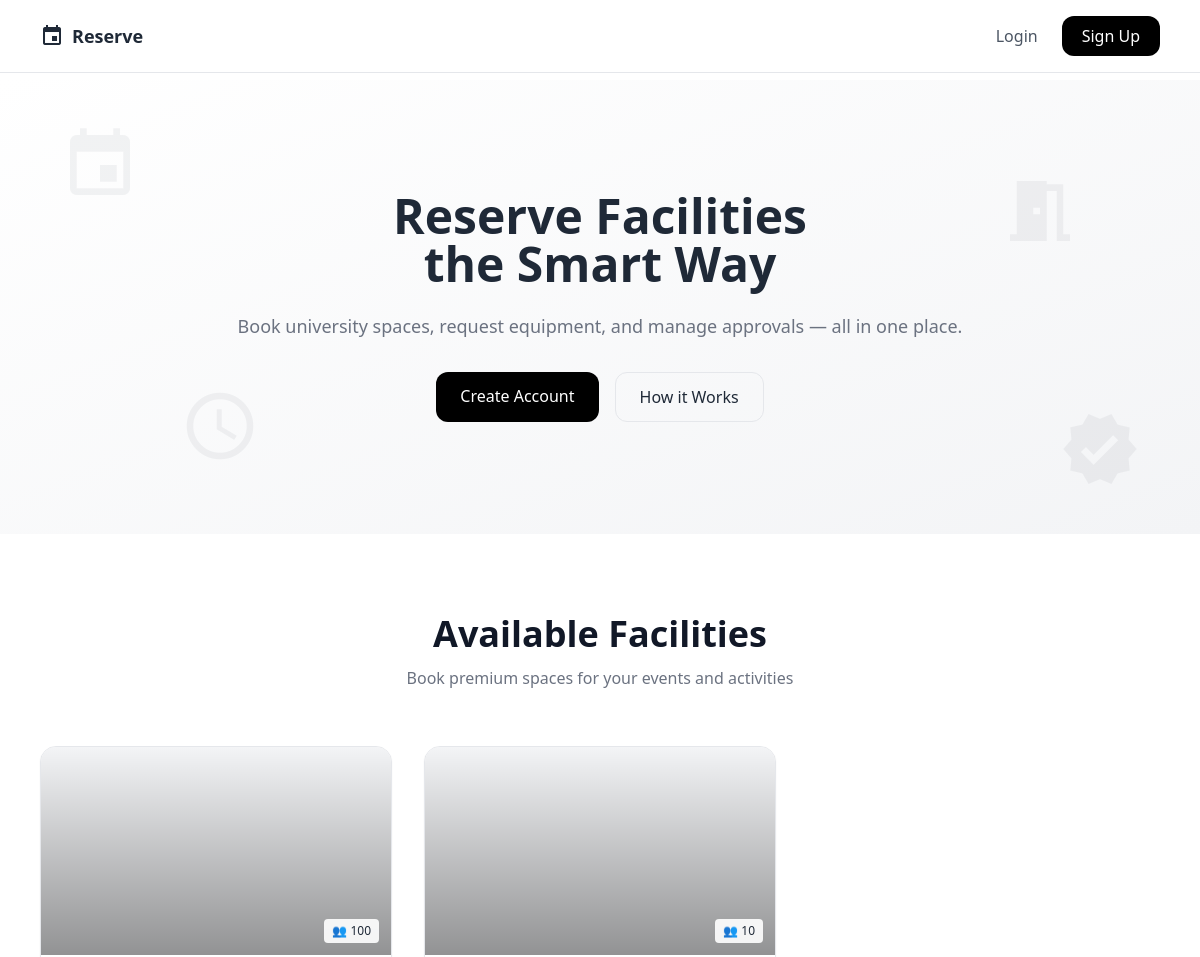
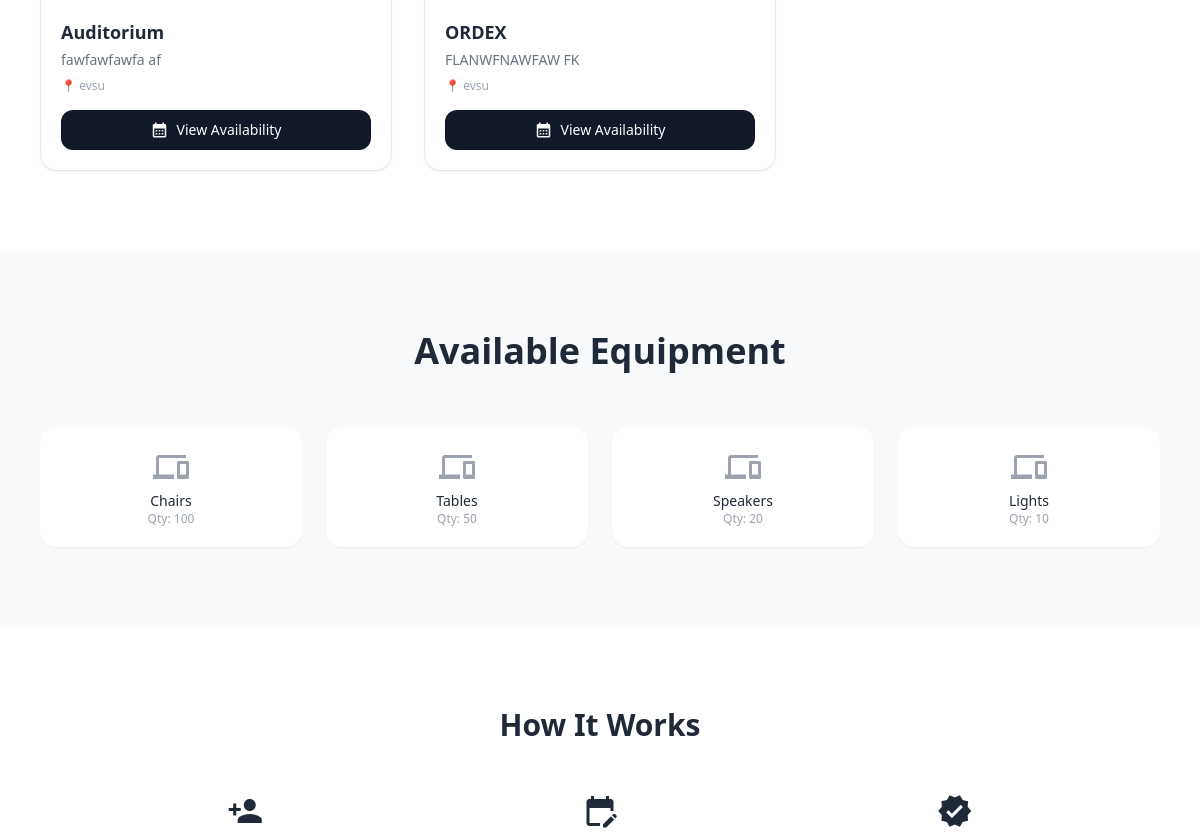
The app's page / (upper part), older data (2 pictures, top to bottom).
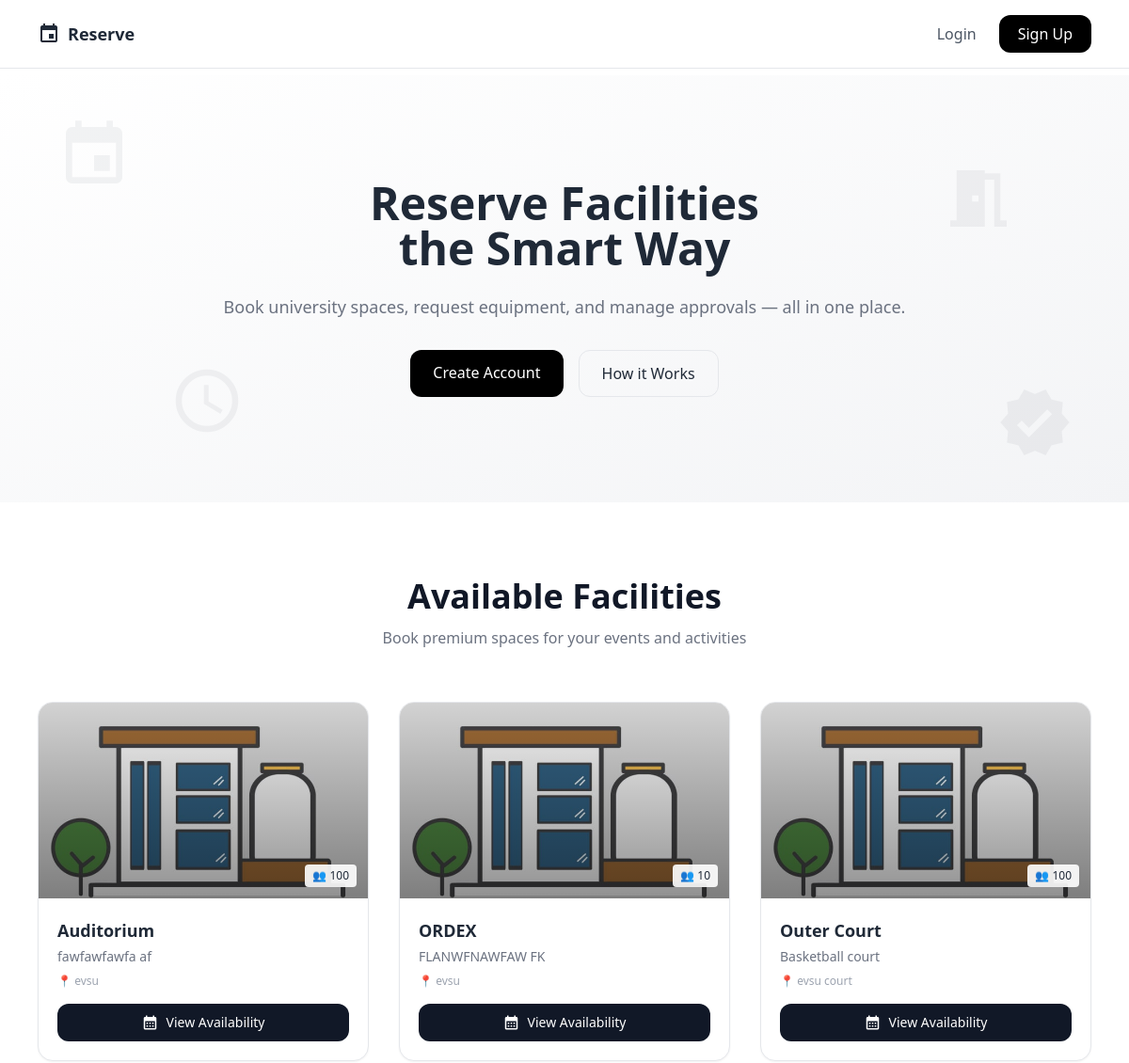
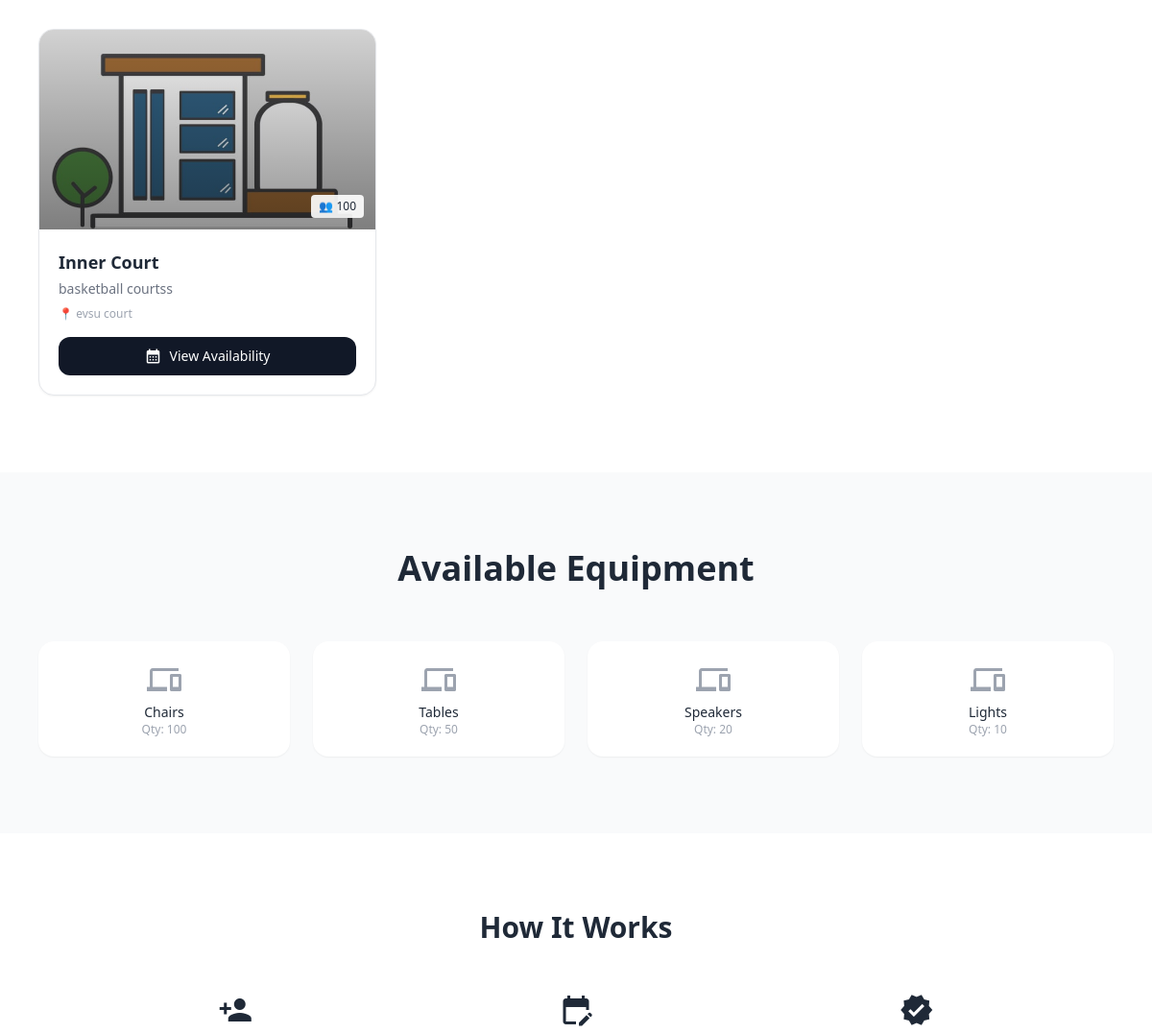
The same page, newer data (2 pictures, top to bottom).
### core/models.py (models this page shows, shortened)
class Facility(models.Model):
    name = models.CharField(max_length=100)
    description = models.TextField(blank=True)
    location = models.CharField(max_length=100, blank=True)
    capacity = models.PositiveIntegerField(null=True, blank=True)
    image = models.ImageField(
        upload_to='facilities/',
        blank=True,
        null=True,
        default='images/default.jpg'   # ✅ ADD THIS
    )
    is_active = models.BooleanField(default=True)

class Equipment(models.Model):
    name = models.CharField(max_length=100)
    description = models.TextField(blank=True)
    quantity = models.PositiveIntegerField(default=1)
    category = models.CharField(max_length=50, blank=True)
    image = models.ImageField(upload_to='equipment/', blank=True, null=True)
    is_active = models.BooleanField(default=True)

### core/views.py (the view)
# urls.py: 2. Add a URL to urlpatterns:  path('', views.home, name='home')
def home(request):
    facilities = Facility.objects.filter(is_active=True)
    equipments = Equipment.objects.filter(is_active=True)
    return render(request, 'core/home.html', {
        "facilities": facilities,
        "equipments": equipments
    })

### core/context_processors.py (called while the page is built)
def notifications(request):
    if request.user.is_authenticated:
        count = Notification.objects.filter(user=request.user, is_read=False).count()
    else:
        count = 0
    return {
        'unread_notifications_count': count
    }

### templates/core/home.html (shortened to what this page needs)
<!DOCTYPE html>
<html lang="en">
<head>
    <script src="https://cdn.tailwindcss.com"></script>
</head>
<body class="font-sans text-gray-800">
    <nav class="fixed top-0 w-full z-50 glass border-b">
        <div class="flex justify-between items-center px-6 md:px-10 py-4 max-w-7xl mx-auto">
            <div class="flex items-center gap-2">
                <span class="material-icons">event</span>
                <h1 class="font-semibold text-lg">Reserve</h1>
            </div>
            <div class="hidden md:flex space-x-6 items-center">
                <a href="{% url 'login' %}" class="text-gray-600 hover:text-black">Login</a>
                <a href="{% url 'register' %}" class="bg-black text-white px-5 py-2 rounded-xl hover:bg-gray-800">
                    Sign Up
                </a>
            </div>
        </div>
    </nav>
    <section class="hero-gradient text-center py-20 md:py-28 px-6 mt-20">
        <div class="hidden md:block">
            <span class="material-icons floating-icon icon1">event</span>
            <span class="material-icons floating-icon icon2">meeting_room</span>
            <span class="material-icons floating-icon icon3">schedule</span>
            <span class="material-icons floating-icon icon4">verified</span>
        </div>
        <div class="max-w-3xl mx-auto">
            <h2 class="text-3xl md:text-5xl font-semibold leading-tight">
                Reserve Facilities <br class="hidden md:block"> the Smart Way
            </h2>
            <p class="mt-6 text-gray-500 text-base md:text-lg">
                Book university spaces, request equipment, and manage approvals — all in one place.
            </p>
            <div class="mt-8 flex flex-col sm:flex-row justify-center gap-4">
                <a href="{% url 'register' %}" class="bg-black text-white px-6 py-3 rounded-xl hover:bg-gray-800">
                    Create Account
                </a>
                <a href="#how" class="border px-6 py-3 rounded-xl hover:bg-gray-100">
                    How it Works
                </a>
            </div>
        </div>
    </section>
    <section class="py-20 px-6 md:px-10 bg-white">
        <div class="max-w-7xl mx-auto">
            <div class="text-center mb-14">
                <h3 class="text-3xl md:text-4xl font-semibold text-gray-900">
                    Available Facilities
                </h3>
                <p class="text-gray-500 mt-3">
                    Book premium spaces for your events and activities
                </p>
            </div>
            <div class="grid sm:grid-cols-2 lg:grid-cols-3 gap-8">
                {% for f in facilities %}
                <div class="group bg-white rounded-2xl overflow-hidden border shadow-sm hover:shadow-xl transition">
                    <div class="h-52 overflow-hidden relative bg-gray-100">
                        {% if f.image %}
                        <img src="{{ f.image.url }}"
                            class="w-full h-full object-cover group-hover:scale-110 transition duration-500">
                        {% endif %}
                        <div class="absolute inset-0 bg-gradient-to-t from-black/40 to-transparent"></div>
                        {% if f.capacity %}
                        <div class="absolute bottom-3 right-3 bg-white/90 px-2 py-1 rounded text-xs">
                            👥 {{ f.capacity }}
                        </div>
                        {% endif %}
                    </div>
                    <div class="p-5 flex flex-col">
                        <h4 class="font-semibold text-lg">{{ f.name }}</h4>
                        <p class="text-sm text-gray-500 mt-1">
                            {{ f.description|default:"No description available." }}
                        </p>
                        <div class="text-xs text-gray-400 mt-2">
                            📍 {{ f.location|default:"EVSU Campus" }}
                        </div>
                        <a href="{% url 'facility_public_view' f.id %}" class="mt-4 flex items-center justify-center gap-2
                              bg-gray-900 text-white py-2.5 rounded-xl
                              hover:bg-black transition text-sm font-medium">
                            <span class="material-icons text-[18px]">calendar_month</span>
                            View Availability
                        </a>
                    </div>
                </div>
                {% empty %}
                <p class="text-gray-400 col-span-full text-center">No facilities available.</p>
                {% endfor %}
            </div>
        </div>
    </section>
    <section class="bg-gray-50 py-20 px-6 md:px-10">
        <div class="max-w-7xl mx-auto">
            <div class="text-center mb-14">
                <h3 class="text-3xl md:text-4xl font-semibold">
                    Available Equipment
                </h3>
            </div>
            <div class="grid grid-cols-2 sm:grid-cols-3 md:grid-cols-4 gap-6">
                {% for e in equipments %}
                <div class="bg-white p-5 rounded-2xl text-center shadow-sm hover:shadow-lg transition">
                    {% if e.image %}
                    <img src="{{ e.image.url }}" class="h-14 mx-auto mb-3">
                    {% else %}
                    <span class="material-icons text-4xl text-gray-400">devices</span>
                    {% endif %}
                    <p class="text-sm font-medium">{{ e.name }}</p>
                    <p class="text-xs text-gray-400">Qty: {{ e.quantity }}</p>
                </div>
                {% empty %}
                <p class="text-gray-400 col-span-full text-center">No equipment available.</p>
                {% endfor %}
            </div>
        </div>
    </section>
    <section id="how" class="py-16 md:py-20 px-6 md:px-10 text-center">
        <div class="max-w-5xl mx-auto">
            <h3 class="text-2xl md:text-3xl font-semibold mb-12">How It Works</h3>
            <div class="grid md:grid-cols-3 gap-10">
                <div>
                    <span class="material-icons text-4xl mb-3">person_add</span>
                </div>
                <div>
                    <span class="material-icons text-4xl mb-3">edit_calendar</span>
                </div>
                <div>
                    <span class="material-icons text-4xl mb-3">verified</span>
                </div>
            </div>
        </div>
    </section>
</body>
</html>

### templates/core/home.html (style rules this page uses)
html { scroll-behavior: smooth; }
.hero-gradient { background: linear-gradient(to bottom right, #ffffff, #f3f4f6); position: relative; overflow: hidden; }
.floating-icon { position: absolute; opacity: 0.05; font-size: 80px; animation: floatIcon 8s infinite ease-in-out; }
.icon1 { top: 10%; left: 5%; }
.icon2 { top: 20%; right: 10%; }
.icon3 { bottom: 15%; left: 15%; }
.icon4 { bottom: 10%; right: 5%; }
.glass { backdrop-filter: blur(10px); background: rgba(255, 255, 255, 0.8); }

Row changes from the older to the newer data that the page shows:
changed Facility "Auditorium": image: picture added
changed Facility "ORDEX": image: picture added
added Facility: image (placeholder picture), capacity "100", name "Outer Court", description "Basketball court", location "evsu court"
added Facility: image (placeholder picture), capacity "100", name "Inner Court", description "basketball courtss", location "evsu court"
